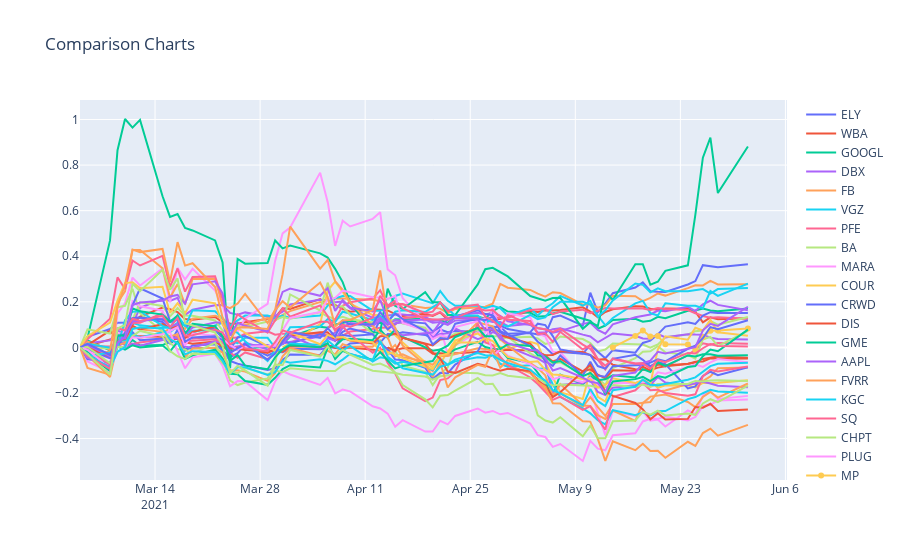

This figure's notebook cell:
### Code cell
# creating a relative comparison chart
comparison = ["JMIA", "XPEV", "BNGO"]
comparison = df['Symbol'].tolist()
performances = []

rel_start_date = "2021-03-04"

data=[]
for t in comparison:
    info = get_data(t, start_date = rel_start_date)
    
    # creating column for percent change since relative start date
    info['pct'] = (info['Close'] - info['Close'].iloc[0])  / info['Close'].iloc[0]
    trace = go.Scatter(x = info.index.tolist(), y = info['pct'], name = t)
    data.append(trace)
    performances.append(info['pct'].iloc[-1])

layout=go.Layout(title='Comparison Charts')
fig=go.Figure(data=data, layout=layout)
fig.show()
